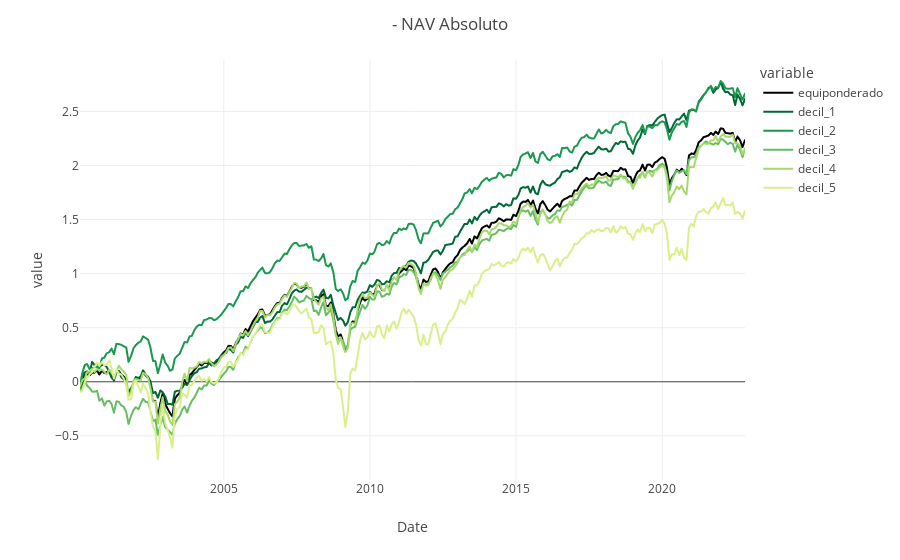

Source (notebook cell):
### Markdown cell above
### Segundo Excel
---

### Code cell
pl.plot_NAV_absoluto(deciles_df)

### Figure 1 — Plotly figure (JSON) as saved in the notebook; plotly's stock layout.template omitted (floating-point values rounded to 4 significant figures; data arrays with more than 128 entries replaced by an {"elided": "..."} marker saying what was removed)
{"data": [{"hovertemplate": "variable=equiponderado<br>Ticker Corto=%{x}<br>value=%{y}<extra></extra>", "legendgroup": "equiponderado", "line": {"color": "#000000", "dash": "solid"}, "marker": {"symbol": "circle"}, "mode": "lines", "name": "equiponderado", "showlegend": true, "type": "scattergl", "x": {"elided": "274 str values"}, "xaxis": "x", "y": {"elided": "274 float values"}, "yaxis": "y"}, {"hovertemplate": "variable=decil_1<br>Ticker Corto=%{x}<br>value=%{y}<extra></extra>", "legendgroup": "decil_1", "line": {"color": "rgb(0,104,55)", "dash": "solid"}, "marker": {"symbol": "circle"}, "mode": "lines", "name": "decil_1", "showlegend": true, "type": "scattergl", "x": {"elided": "274 str values"}, "xaxis": "x", "y": {"elided": "274 float values"}, "yaxis": "y"}, {"hovertemplate": "variable=decil_2<br>Ticker Corto=%{x}<br>value=%{y}<extra></extra>", "legendgroup": "decil_2", "line": {"color": "rgb(26,152,80)", "dash": "solid"}, "marker": {"symbol": "circle"}, "mode": "lines", "name": "decil_2", "showlegend": true, "type": "scattergl", "x": {"elided": "274 str values"}, "xaxis": "x", "y": {"elided": "274 float values"}, "yaxis": "y"}, {"hovertemplate": "variable=decil_3<br>Ticker Corto=%{x}<br>value=%{y}<extra></extra>", "legendgroup": "decil_3", "line": {"color": "rgb(102,189,99)", "dash": "solid"}, "marker": {"symbol": "circle"}, "mode": "lines", "name": "decil_3", "showlegend": true, "type": "scattergl", "x": {"elided": "274 str values"}, "xaxis": "x", "y": {"elided": "274 float values"}, "yaxis": "y"}, {"hovertemplate": "variable=decil_4<br>Ticker Corto=%{x}<br>value=%{y}<extra></extra>", "legendgroup": "decil_4", "line": {"color": "rgb(166,217,106)", "dash": "solid"}, "marker": {"symbol": "circle"}, "mode": "lines", "name": "decil_4", "showlegend": true, "type": "scattergl", "x": {"elided": "274 str values"}, "xaxis": "x", "y": {"elided": "274 float values"}, "yaxis": "y"}, {"hovertemplate": "variable=decil_5<br>Ticker Corto=%{x}<br>value=%{y}<extra></extra>", "legendgroup": "decil_5", "line": {"color": "rgb(217,239,139)", "dash": "solid"}, "marker": {"symbol": "circle"}, "mode": "lines", "name": "decil_5", "showlegend": true, "type": "scattergl", "x": {"elided": "274 str values"}, "xaxis": "x", "y": {"elided": "274 float values"}, "yaxis": "y"}], "layout": {"hovermode": "x unified", "legend": {"title": {"text": "variable"}, "tracegroupgap": 0}, "margin": {"t": 60}, "title": {"text": " - NAV Absoluto"}, "xaxis": {"anchor": "y", "domain": [0, 1], "title": {"text": "Date"}}, "yaxis": {"anchor": "x", "domain": [0, 1], "title": {"text": "value"}}}}
